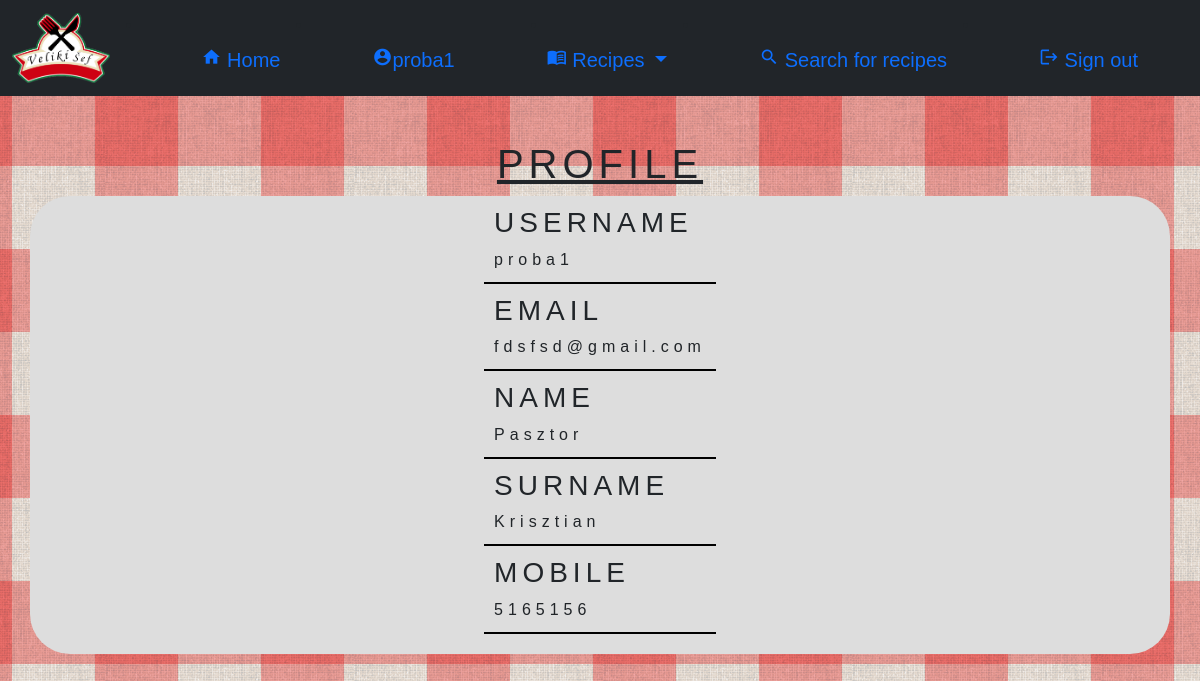
Screenshot of /profile-page.php (signed in) with the database file from the repository.
### tables this page shows
CREATE TABLE `registered` (
  `id` int(30) NOT NULL,
  `username` varchar(30) NOT NULL,
  `password` varchar(255) NOT NULL,
  `email` varchar(30) NOT NULL,
  `name` varchar(30) NOT NULL,
  `surname` varchar(30) NOT NULL,
  `mobile` varchar(15) DEFAULT NULL,
  `token` varchar(200) DEFAULT NULL,
  `is_admin` int(11) NOT NULL
);

### profile-page.php (the view, shortened to what this page needs)
<?php
  require_once 'dbconfig.php';
  $sql = "SELECT * FROM registered WHERE id = ".$_SESSION["id"];
  $data_query = $pdo -> prepare($sql);
  $data_query -> execute();
  if($data_query -> rowCount() == 1 && $row = $data_query -> fetch()){
    $username = $row["username"];
    $email = $row["email"];
    $name = $row["name"];
    $surname = $row["surname"];
    $mobile = $row["mobile"];
  }
?>
<!doctype html>
<html lang="en">
  <head>
    <link rel="stylesheet" href="https://pro.fontawesome.com/releases/v5.10.0/css/duotone.css"/>
    <link rel="stylesheet" href="https://pro.fontawesome.com/releases/v5.10.0/css/fontawesome.css"/>
    <link href="https://cdn.jsdelivr.net/npm/bootstrap@5.0.0-beta3/dist/css/bootstrap.min.css" rel="stylesheet">
    <link rel="stylesheet" href="css/profile-page.css">
    <link rel="stylesheet" href="css/all.min.css">
  </head>
  <body>
    <nav class="navbar navbar-expand-lg bg-dark navbar-dark fixed-top">
      <div class="container-fluid">
        <a class="navbar-brand" href="#"><img class="logo" src="images/logo.png"></a>
        <div class="collapse navbar-collapse" id="navbarNavDropdown">
            <li class="nav-item">
              <a class="nav-link links" href="index.php"><i class="material-icons">home</i> Home</a>
            </li>
          <li class="nav-item">
              <?php if($_SESSION == NULL){
                  echo '<a class="nav-link links" href="login.php"><i class="material-icons">account_circle</i>';
                  echo 'Login';
                  echo '</a>';
              }
              else{
                echo '<a class="nav-link links" href="profile-page.php"><i class="material-icons">account_circle</i>';
                echo $_SESSION["username"];
                echo '</a>';
              } ?>
          </li>
            <li class="nav-item dropdown links">
              <a class="nav-link dropdown-toggle links-dropdown" id="navbarDropdownMenuLink" role="button" data-bs-toggle="dropdown" aria-expanded="false">
                <i class="material-icons">menu_book</i> Recipes
              </a>
            </li>
            <li class="nav-item">
              <a class="nav-link links" href="search.php"><i class="material-icons">search</i> Search for recipes</a>
            </li>
              <li class="nav-item">
                <a class="nav-link links" href="logout.php"><i class="material-icons">logout</i> Sign out</a>
              </li>
        </div>
      </div>
    </nav>
    <div class="container" style="display: flex; justify-content: center;">
      <div class="row">
        <h1>PROFILE</h1>
      </div>
    </div>
    <div class="container box">
      <div class="row1">
        <div class="data">
          <h3>USERNAME</h3>
          <span><?php echo $username; ?></span>
        </div>
        <div class="data">
          <h3>EMAIL</h3>
          <span><?php echo $email; ?></span>
        </div>
        <div class="data">
          <h3>NAME</h3>
          <span><?php echo $name; ?></span>
        </div>
        <div class="data">
          <h3>SURNAME</h3>
          <span><?php echo $surname; ?></span>
        </div>
        <div class="data">
          <h3>MOBILE</h3>
          <span><?php echo $mobile; ?></span>
        </div>
      </div>
    </div>
  </body>
</html>

### css/profile-page.css (style rules this page uses)
body { font-family: "Trebuchet MS", "Lucida Sans Unicode", "Lucida Grande", "Lucida Sans", Arial, sans-serif; background-image: url("../images/texture.png"); padding: 0; margin: 0; }
.logo { height: 70px; width: auto; }
li a { color: #fff; font-size: 20px; }
.nav-link { text-align: center; }
.links { margin-left: 60px; border-radius: 10px; }
.links-dropdown { border-radius: 10px; }
.material-icons { font-size: 20px; }
.row { margin-top: 140px; font-weight: bold; text-decoration: underline; letter-spacing: 5px; }
.row1 { margin-bottom: 20px; }
.box { background-color: #DDDDDD; display: flex; justify-content: center; border-radius: 40px; }
.data { padding: 10px; letter-spacing: 5px; border-bottom: 2px solid #000; }

### rows the page displays
registered: username "proba1", email "fdsfsd@gmail.com", name "Pasztor", surname "Krisztian", mobile "5165156"

### other values shown
$_SESSION["username"] "proba1"
